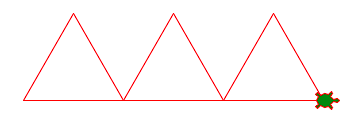

The script that drew this image:
# define a function
import turtle

def triangle():
    turtle.forward(100)
    turtle.left(120)
    turtle.forward(100)
    turtle.left(120)
    turtle.forward(100)
    turtle.left(120)
    turtle.forward(100)

triangle()
triangle()
triangle()

turtle.done()
